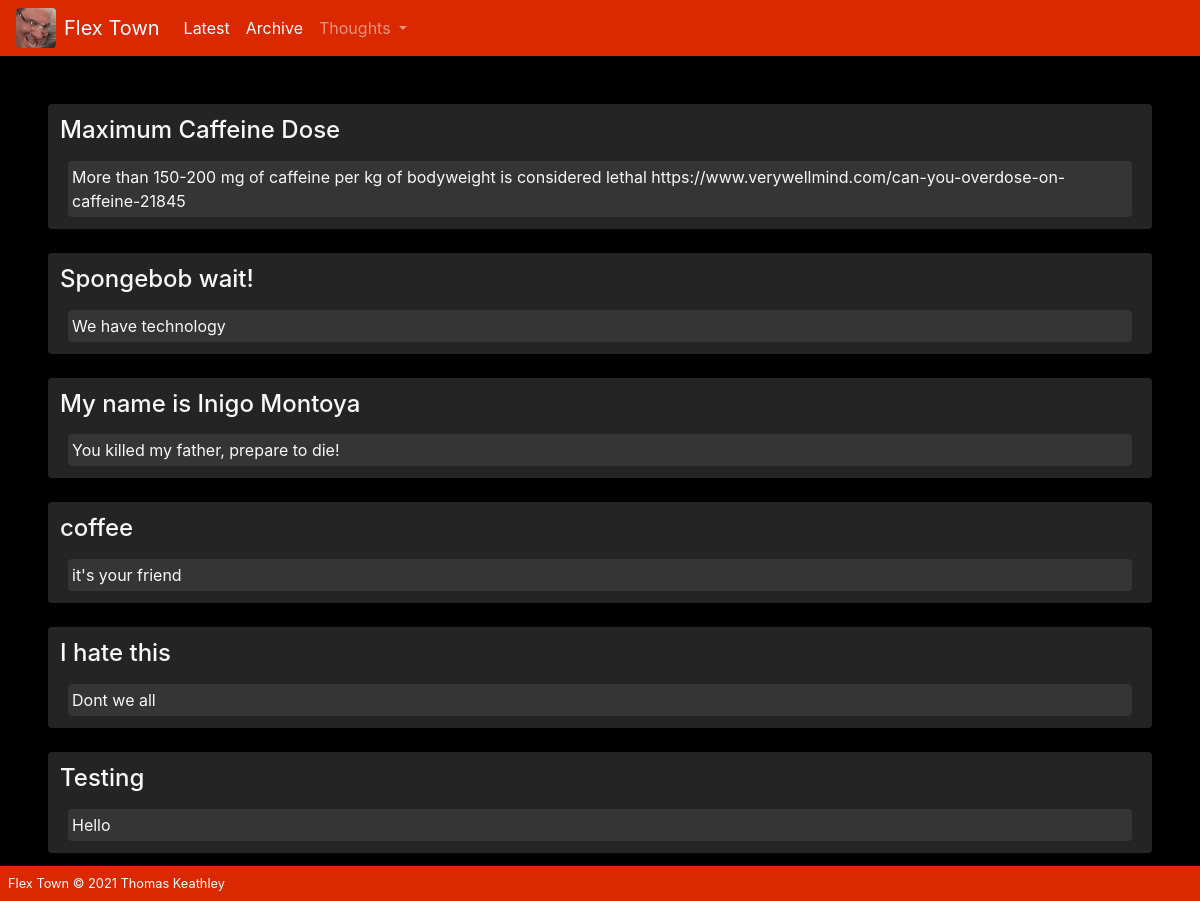
/polls/thoughts/list_all/, run on the app's committed database.
### polls/models.py (models this page shows, shortened)
class Thought(models.Model):
    title = models.CharField(max_length=100, default='')
    thought= models.CharField(max_length=1000, default='')
    pub_date = models.DateTimeField(default=timezone.now)

### polls/views.py (the view)
# urls.py: path('thoughts/list_all/', views.ThoughtListView.as_view(), name='thought_list'),
class ThoughtListView(generic.ListView):
    template_name = "polls/thought_list.html"
    context_object_name = 'thought_list'
    def get_queryset(self):
        return Thought.objects.order_by('-pub_date')[:]

### polls/templates/polls/thought_list.html (shortened to what this page needs)
{% load static %}
{% load static %}
<link rel="stylesheet" href="{% static 'css/bootstrap.min.css' %}">
<html>
    <body style="background-color:#000000;" >
        <nav class="navbar navbar-expand-lg navbar-dark" style="background-color:#da2800;">
            <img class="rounded mr-2" src="{% static 'polls/images/PhilSwiftThumb.jpg' %}" width="40" height="40" alt="">
            <a class="navbar-brand" href="/polls">Flex Town</a>
            <div class="collapse navbar-collapse" id="navbarSupportedContent">
                <ul class="navbar-nav mr-auto">
                <li class="nav-item active">
                    <a class="nav-link" href="/polls">Latest<span class="sr-only">(current)</span></a>
                </li>
                <li class="nav-item">
                <li class="nav-item active">
                    <a class="nav-link" href="#">Archive<span class="sr-only">(current)</span></a>
                </li>
                <li class="nav-item dropdown">
                    <a class="nav-link dropdown-toggle" id="navbarDropdown" role="button" data-toggle="dropdown" aria-haspopup="true" aria-expanded="false">
                    Thoughts
                    </a>
                </li>
                </ul>
            </div>
        </nav>
        {% if thought_list %}
            <dl class="mt-5 m-5">
                {% for thought in thought_list %}
                <div class="text-light rounded p-1 mb-4" style="background-color: #242424;">
                    <dt class="p-2"><h4>{{ thought.title }}</h4></dt>
                    <dd class="text-light rounded p-1 mr-3 ml-3" style="background-color: #353535;">
                        {{ thought.thought }}
                    </dd>
                </div>
                {% endfor %}
            </dl>
        {% else %}
            <p>No thoughts are available.</p>
        {% endif %}
    </body>
    <div class="footer fixed-bottom text-white p-2" style="background-color:#da2800;">
        <small>Flex Town &copy; 2021 Thomas Keathley</small>
    </div>
</html>

### data on the page
Thought: title "Maximum Caffeine Dose", thought "More than 150-200 mg of caffeine per kg of bodyweight is considered lethal https://www.verywellmind.com/can-you-overdose-on-caffeine-21845"
Thought: title "Spongebob wait!", thought "We have technology"
Thought: title "My name is Inigo Montoya", thought "You killed my father, prepare to die!"
Thought: title "coffee", thought "it's your friend"
Thought: title "I hate this", thought "Dont we all"
Thought: title "Testing", thought "Hello"
